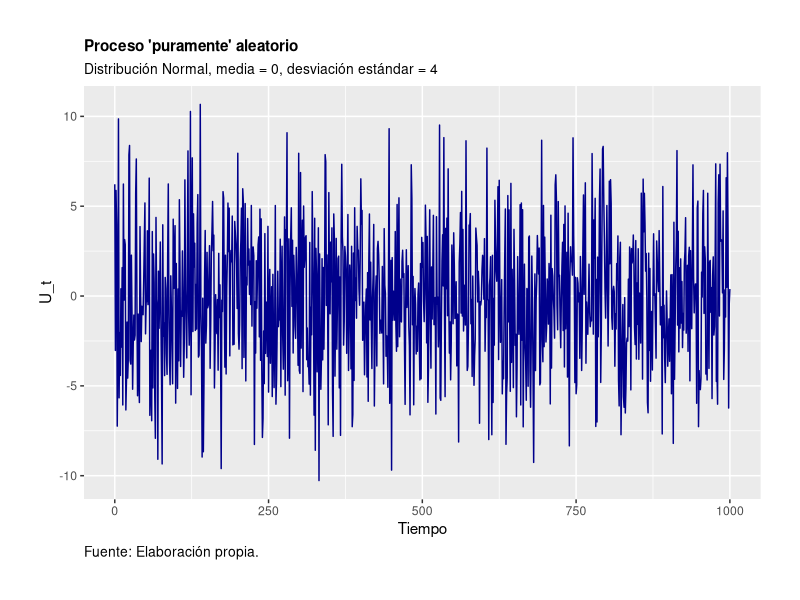
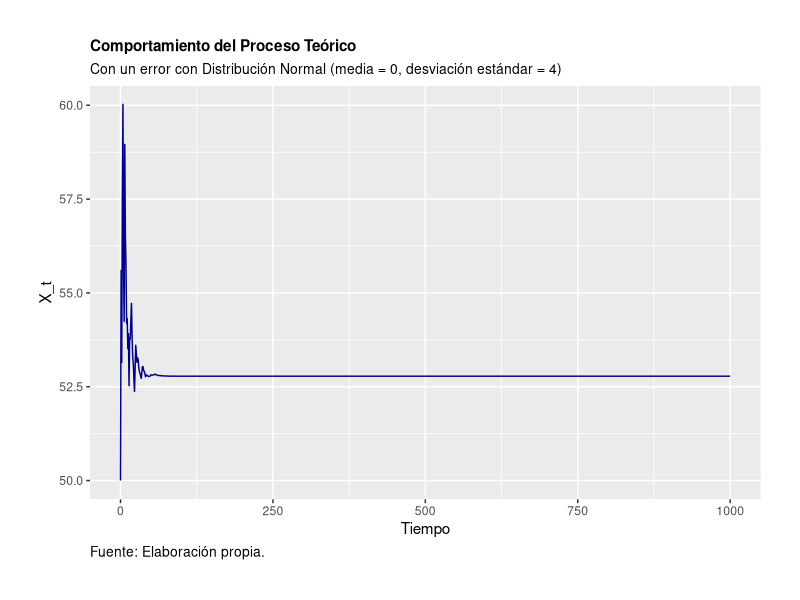
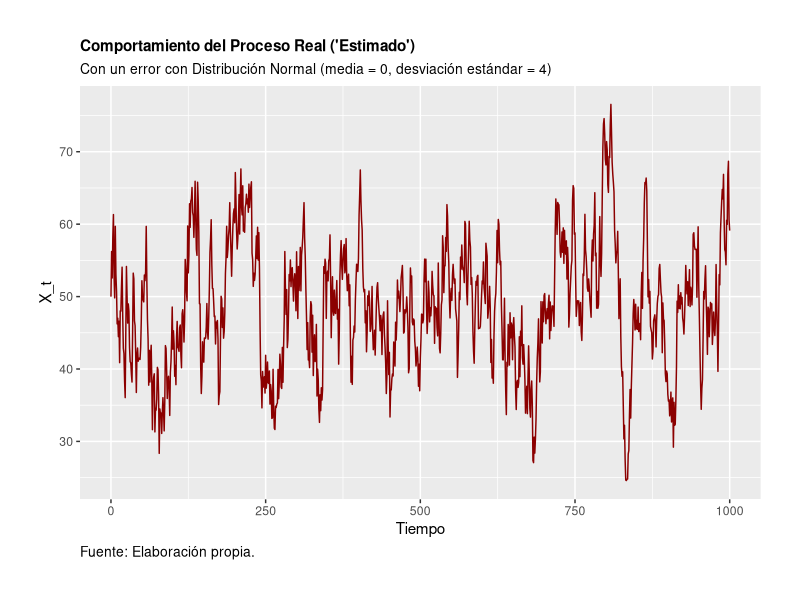
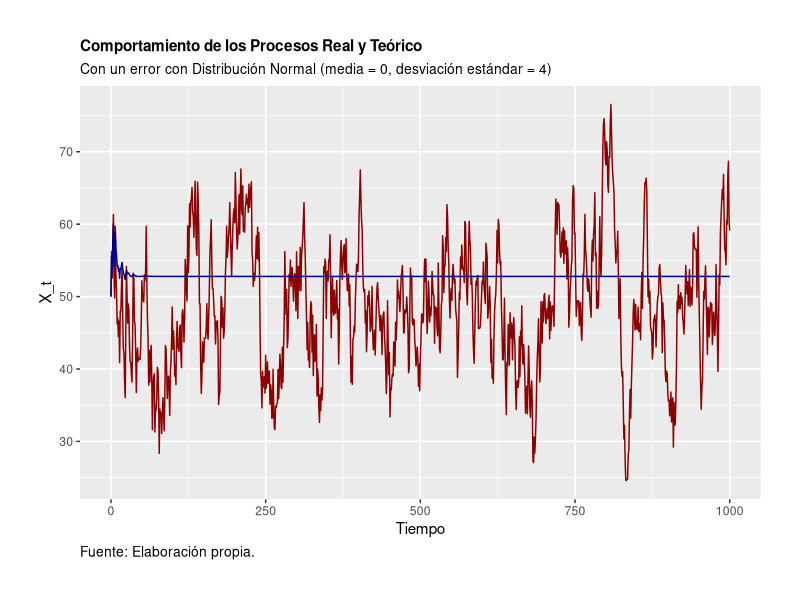
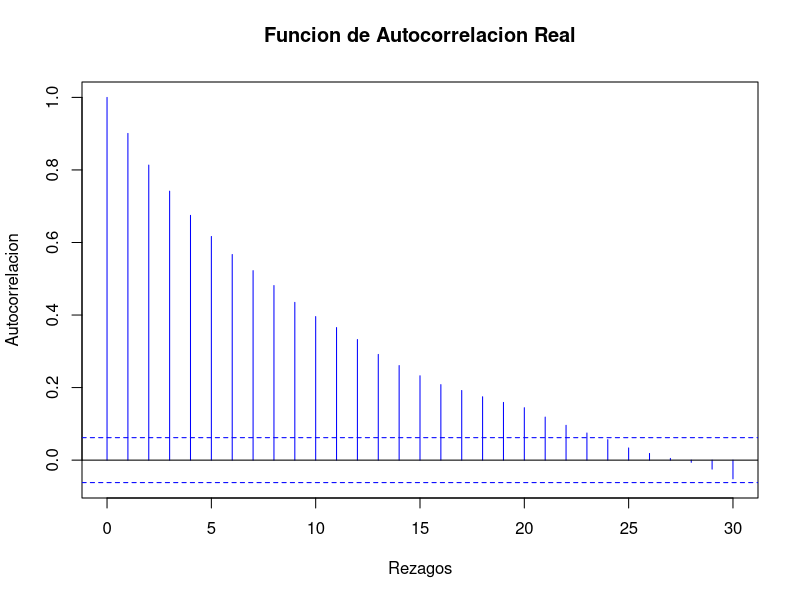
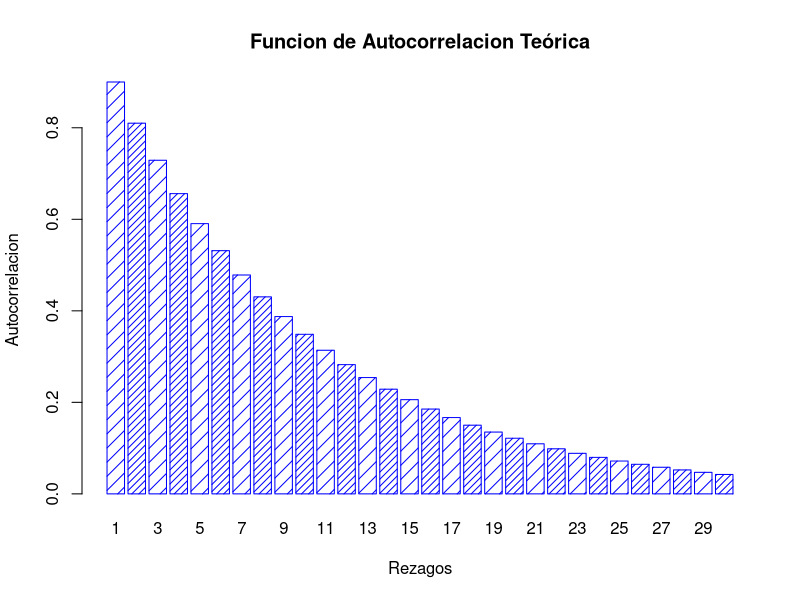
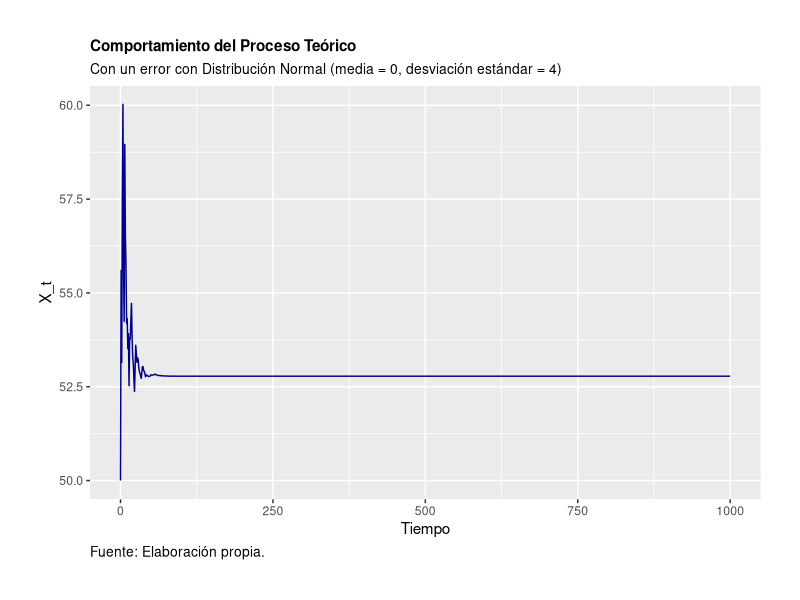
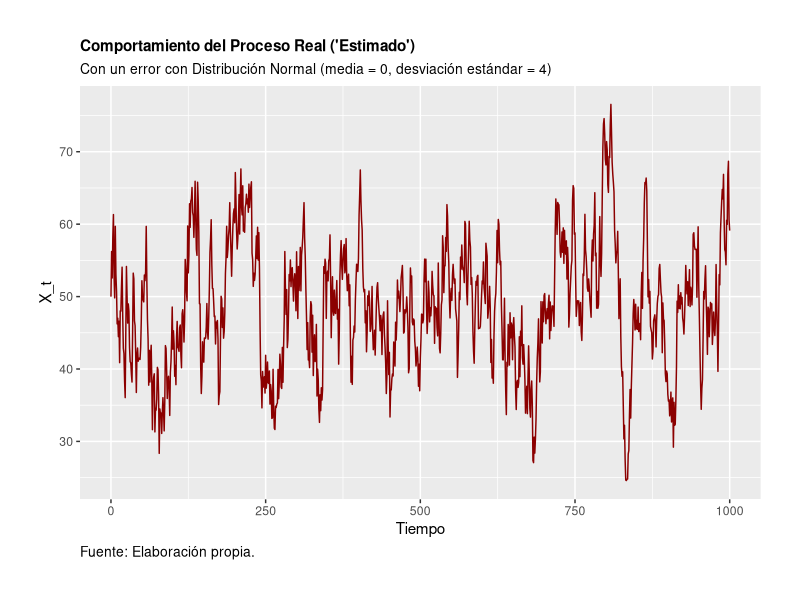

Reproduce these figures in R, in order.
# Series de Tiempo, Septiembre de 2020
# Clase 4. Simulación de un proceso AR(1)
#****************************************************************************************
#install.packages("ggplot2")
#install.packages("dplyr")
#install.packages("readxl")
# 
library(ggplot2)
library(dplyr)
library(readxl)
# 
#****************************************************************************************
setwd("/Users/benjaminolivavazquez/Documents/Personal/Cursos_UNAM/SERIES_2021-I/Series-de-Tiempo-Fall2020/Clase_4")
getwd()

#****************************************************************************************
# Definamos la serie de tiempo
# El proceso AR(1) es: X_t = a0 + a1*X_t-1 + U_t
# 
#****************************************************************************************
# Parametros:
delta <- 5; alpha <- 0.9; X_0 <- (delta/(1 - alpha)); T <- 1000

# Definimos un data frame para almacenar el proceso, agregamos una columna para el tiempo
X_t <- data.frame(Tiempo = c(0:T))
  
#****************************************************************************************
# Parte estocastica de la serie de tiempo:

#set.seed(12345)

# Agregamos un término estocástico al data frame
X_t$U_t <- rnorm(T+1, mean = 0, sd = 4)

# GRÁFICA
ggplot(data = X_t, aes(x = Tiempo, y = U_t)) + 
  geom_line(size = 0.5, color = "darkblue") +
  #theme_bw() + 
  xlab("Tiempo") + 
  ylab("U_t") + 
  theme(plot.title = element_text(size = 11, face = "bold", hjust = 0)) + 
  theme(plot.subtitle = element_text(size = 10, hjust = 0)) + 
  theme(plot.caption = element_text(size = 10, hjust = 0)) +
  theme(plot.margin = unit(c(1,1,1,1), "cm")) +
  labs(
    title = "Proceso 'puramente' aleatorio",
    subtitle = "Distribución Normal, media = 0, desviación estándar = 4",
    caption = "Fuente: Elaboración propia."
  )

#****************************************************************************************
# Trayectoria del proceso AR(1) y de la solucion del mismo:
# X_t = (delta/(1 - alpha)) + SUM(alpha^j*U_t-j)

# Agregamos columnas con NA's para un proceso teorico y uno real
X_t$X_t <- NA
X_t$XR_t <- NA

# La serie teórica inicia en un valor inicial X_0
X_t$X_t[1] <- X_0

# La serie real inicia en un valor inicial X_0
X_t$XR_t[1] <- X_0

# Agregamos una columna para la función de Autocorrelación teórica:
X_t$rho <-NA

#****************************************************************************************
# Construcción de dos procesos: uno 'real' y uno 'estimado' o teórico y autocorrelación
for (i in 2:(T + 1)) {
  # Real:
  X_t$XR_t[i] = delta + alpha*X_t$XR_t[i-1] + X_t$U_t[i-1]
  
  # Teórico:
  X_t$X_t[i] = X_t$X_t[i-1] + (alpha^(i-1))*X_t$U_t[i-1]
  
  # Autocorrelación:
  X_t$rho[i-1] = alpha^(i-1)
}

#****************************************************************************************

# GRÁFICA
ggplot(data = X_t, aes(x = Tiempo, y = X_t)) + 
  geom_line(size = 0.5, color = "darkblue") +
  #theme_bw() + 
  xlab("Tiempo") + 
  ylab("X_t") + 
  theme(plot.title = element_text(size = 11, face = "bold", hjust = 0)) + 
  theme(plot.subtitle = element_text(size = 10, hjust = 0)) + 
  theme(plot.caption = element_text(size = 10, hjust = 0)) +
  theme(plot.margin = unit(c(1,1,1,1), "cm")) +
  labs(
    title = "Comportamiento del Proceso Teórico",
    subtitle = "Con un error con Distribución Normal (media = 0, desviación estándar = 4)",
    caption = "Fuente: Elaboración propia."
  )

ggsave("G_AR_1_Teo.png", width = 20, height = 10, units = "cm")

#****************************************************************************************

# GRÁFICA
ggplot(data = X_t, aes(x = Tiempo, y = XR_t)) + 
  geom_line(size = 0.5, color = "darkred") +
  #theme_bw() + 
  xlab("Tiempo") + 
  ylab("X_t") + 
  theme(plot.title = element_text(size = 11, face = "bold", hjust = 0)) + 
  theme(plot.subtitle = element_text(size = 10, hjust = 0)) + 
  theme(plot.caption = element_text(size = 10, hjust = 0)) +
  theme(plot.margin = unit(c(1,1,1,1), "cm")) +
  labs(
    title = "Comportamiento del Proceso Real ('Estimado')",
    subtitle = "Con un error con Distribución Normal (media = 0, desviación estándar = 4)",
    caption = "Fuente: Elaboración propia."
  )

ggsave("G_AR_1_Real.png", width = 20, height = 10, units = "cm")

#****************************************************************************************

# GRÁFICA
ggplot(data = X_t, aes(x = Tiempo)) +
  geom_line(aes(y = XR_t), size = 0.5, color = "darkred") +
  geom_line(aes(y = X_t), size = 0.5, color = "darkblue") +
  #theme_bw() + 
  xlab("Tiempo") + 
  ylab("X_t") + 
  theme(plot.title = element_text(size = 11, face = "bold", hjust = 0)) + 
  theme(plot.subtitle = element_text(size = 10, hjust = 0)) + 
  theme(plot.caption = element_text(size = 10, hjust = 0)) +
  theme(plot.margin = unit(c(1,1,1,1), "cm")) +
  labs(
    title = "Comportamiento de los Procesos Real y Teórico",
    subtitle = "Con un error con Distribución Normal (media = 0, desviación estándar = 4)",
    caption = "Fuente: Elaboración propia."
  )

ggsave("G_AR_1_Comb.png", width = 20, height = 10, units = "cm")

#****************************************************************************************

# GRÁFICA
acf(X_t$XR_t, lag.max = 30, col = "blue", 
    ylab = "Autocorrelacion",
    xlab="Rezagos", 
    main="Funcion de Autocorrelacion Real")

# GRÁFICA
barplot(X_t$rho[1:30], names.arg = c(1:30), col = "blue", border="blue", density = c(10,20), 
        ylab = "Autocorrelacion", 
        xlab="Rezagos", 
        main="Funcion de Autocorrelacion Teórica")

#
